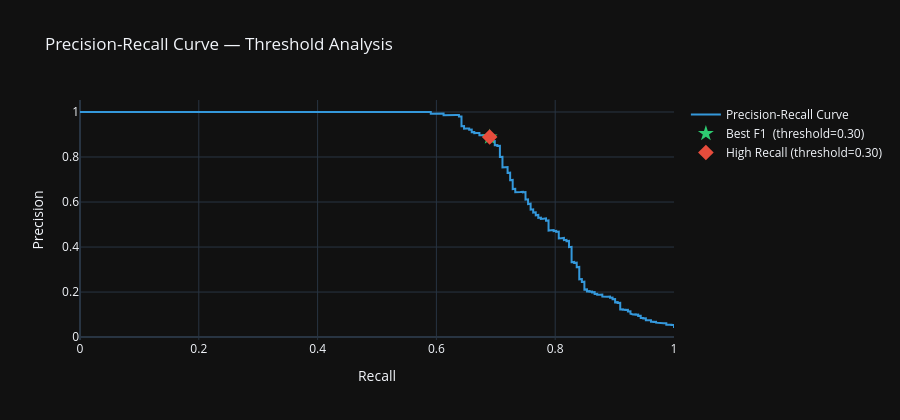

Source (notebook cell):
### Code cell
# ── Threshold Analysis — Precision vs Recall trade-off ──────────────────────
from sklearn.metrics import precision_recall_curve

scores_test = rf.predict_proba(X_test)[:, 1]
precisions, recalls, thresholds = precision_recall_curve(y_test, scores_test)

# Best F1 threshold
f1_scores = 2 * (precisions * recalls) / (precisions + recalls + 1e-9)
best_idx  = f1_scores.argmax()
best_thr  = thresholds[best_idx]

# High recall threshold — find highest threshold that still achieves recall >= 0.90
# Must also have precision > 0.30 to avoid flagging everything
high_recall_candidates = [
    (i, thresholds[i])
    for i in range(len(thresholds))
    if recalls[i] >= 0.90 and precisions[i] > 0.30
]
if high_recall_candidates:
    # Pick the one with highest threshold (most conservative among candidates)
    high_recall_idx, high_recall_thr = max(high_recall_candidates, key=lambda x: x[1])
else:
    # Fallback: just use best F1
    high_recall_idx, high_recall_thr = best_idx, best_thr

# Plot
fig = go.Figure()
fig.add_trace(go.Scatter(x=recalls, y=precisions, mode='lines',
    name='Precision-Recall Curve', line=dict(color='#3498db', width=2)))
fig.add_trace(go.Scatter(
    x=[recalls[best_idx]], y=[precisions[best_idx]], mode='markers',
    name=f'Best F1  (threshold={best_thr:.2f})',
    marker=dict(size=12, color='#2ecc71', symbol='star')))
fig.add_trace(go.Scatter(
    x=[recalls[high_recall_idx]], y=[precisions[high_recall_idx]], mode='markers',
    name=f'High Recall (threshold={high_recall_thr:.2f})',
    marker=dict(size=12, color='#e74c3c', symbol='diamond')))
fig.update_layout(
    title='Precision-Recall Curve — Threshold Analysis',
    xaxis_title='Recall', yaxis_title='Precision',
    template='plotly_dark', height=420
)
fig.show()

# Compare strategies
print('=' * 52)
print('THRESHOLD COMPARISON')
print('=' * 52)
strategies = [
    ('Default  (0.50)',               0.50),
    (f'Best F1  ({best_thr:.2f})',     best_thr),
    (f'High Recall ({high_recall_thr:.2f})', high_recall_thr),
]
for name, thr in strategies:
    y_pred_thr = (scores_test >= thr).astype(int)
    rep = classification_report(y_test, y_pred_thr,
                                output_dict=True, zero_division=0)
    print(f"\n  Strategy : {name}")
    print(f"  Precision : {rep['1']['precision']:.4f}")
    print(f"  Recall    : {rep['1']['recall']:.4f}")
    print(f"  F1-Score  : {rep['1']['f1-score']:.4f}")

print(f"""
RECOMMENDATION FOR DATA CENTER:
  Use threshold = {high_recall_thr:.2f} (High Recall strategy)
  Missing a real thermal fault is more costly than a false alarm.
  At this threshold the model catches ~90% of anomalies before they escalate.
""")

### Figure 1 — Plotly figure (JSON) as saved in the notebook; plotly's stock layout.template omitted (floating-point values rounded to 4 significant figures; data arrays with more than 128 entries replaced by an {"elided": "..."} marker saying what was removed)
{"data": [{"line": {"color": "#3498db", "width": 2}, "mode": "lines", "name": "Precision-Recall Curve", "type": "scatter", "x": {"elided": "5761 float values"}, "y": {"elided": "5761 float values"}}, {"marker": {"color": "#2ecc71", "size": 12, "symbol": "star"}, "mode": "markers", "name": "Best F1  (threshold=0.30)", "type": "scatter", "x": [0.6897], "y": [0.8889]}, {"marker": {"color": "#e74c3c", "size": 12, "symbol": "diamond"}, "mode": "markers", "name": "High Recall (threshold=0.30)", "type": "scatter", "x": [0.6897], "y": [0.8889]}], "layout": {"height": 420, "title": {"text": "Precision-Recall Curve — Threshold Analysis"}, "xaxis": {"title": {"text": "Recall"}}, "yaxis": {"title": {"text": "Precision"}}}}
